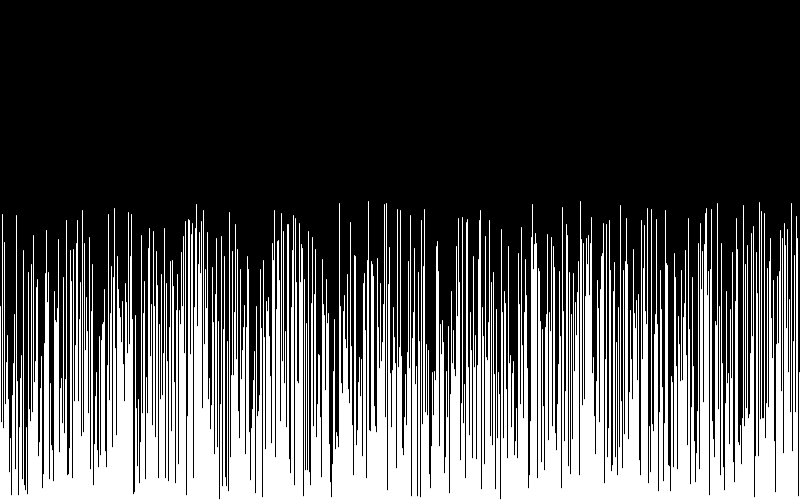
Frame 1 (no input)
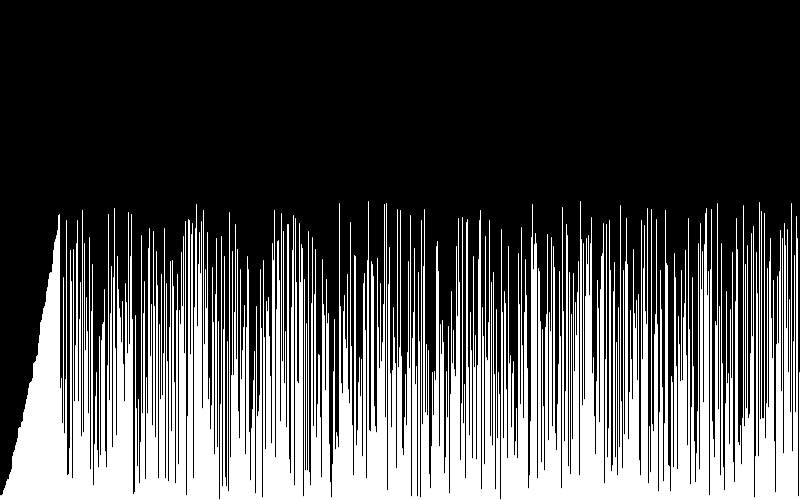
Frame 60 (the mouse pressed at the canvas centre just before this capture)
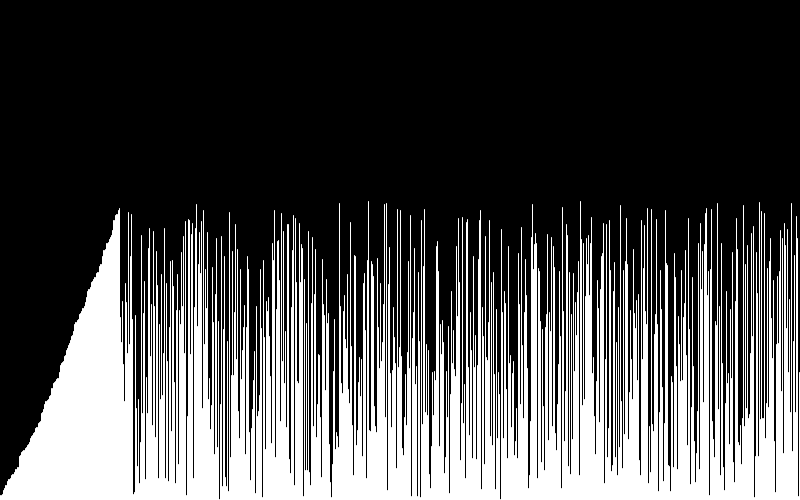
Frame 120 (the mouse held since frame 60 and released just before this capture)

The Processing sketch that drew these frames (run headless with seeded random() and noise(); from frame 60 on, the mouse is pressed at the canvas centre):

// Processing sketch: insertionSort
// ── insertionSort.pde
float[] values;
int index = 0;

void setup() {
  size(800,500);
  values = new float[width];
  for (int i = 0; i < values.length; ++i)
    values[i] = random(300);
}

void draw() {
  background(0);
  if (index < values.length) {
    float key = values[index];
    int j = 0;
    for (j = index -1; j>=0 && values[j] > key; --j) {
      values[j+1] = values[j];
    }
    values[j + 1] = key; 
  } else {
    println("sorting completed");
    noLoop();
  }
  index++;
  stroke(255);
  for(int i = 0; i < values.length; ++i)
    line(i, height, i, height - values[i]);
}
